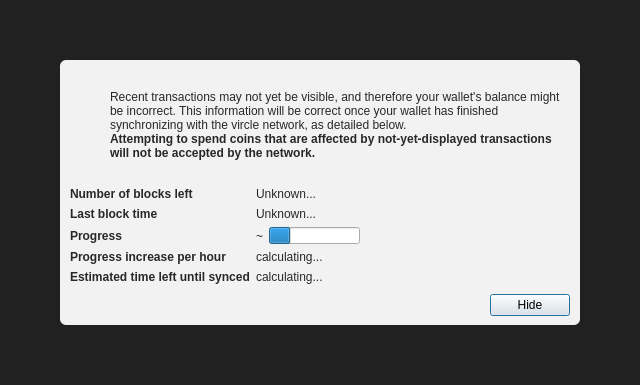
<?xml version="1.0" encoding="UTF-8"?>
<ui version="4.0">
 <class>ModalOverlay</class>
 <widget class="ModalOverlay" name="ModalOverlay">
  <property name="geometry">
   <rect>
    <x>0</x>
    <y>0</y>
    <width>640</width>
    <height>385</height>
   </rect>
  </property>
  <property name="windowTitle">
   <string>Form</string>
  </property>
  <layout class="QVBoxLayout" name="verticalLayout" stretch="0">
   <property name="sizeConstraint">
    <enum>QLayout::SetDefaultConstraint</enum>
   </property>
   <property name="leftMargin">
    <number>0</number>
   </property>
   <property name="topMargin">
    <number>0</number>
   </property>
   <property name="rightMargin">
    <number>0</number>
   </property>
   <property name="bottomMargin">
    <number>0</number>
   </property>
   <item>
    <widget class="QWidget" name="bgWidget" native="true">
     <property name="styleSheet">
      <string notr="true">#bgWidget { background: rgba(0,0,0,220); }</string>
     </property>
     <layout class="QVBoxLayout" name="verticalLayoutMain" stretch="1">
      <property name="leftMargin">
       <number>60</number>
      </property>
      <property name="topMargin">
       <number>60</number>
      </property>
      <property name="rightMargin">
       <number>60</number>
      </property>
      <property name="bottomMargin">
       <number>60</number>
      </property>
      <item>
       <widget class="QWidget" name="contentWidget" native="true">
        <property name="styleSheet">
         <string notr="true">#contentWidget { background: rgba(255,255,255,240); border-radius: 6px; }

QLabel { color: rgb(40,40,40);  }</string>
        </property>
        <layout class="QVBoxLayout" name="verticalLayoutSub" stretch="1,0,0,0">
         <property name="spacing">
          <number>0</number>
         </property>
         <property name="leftMargin">
          <number>10</number>
         </property>
         <property name="topMargin">
          <number>10</number>
         </property>
         <property name="rightMargin">
          <number>10</number>
         </property>
         <property name="bottomMargin">
          <number>10</number>
         </property>
         <item>
          <layout class="QHBoxLayout" name="horizontalLayoutIconText" stretch="0,1">
           <property name="topMargin">
            <number>20</number>
           </property>
           <item>
            <layout class="QVBoxLayout" name="verticalLayoutIcon">
             <property name="leftMargin">
              <number>0</number>
             </property>
             <item>
              <widget class="QPushButton" name="warningIcon">
               <property name="enabled">
                <bool>false</bool>
               </property>
               <property name="text">
                <string/>
               </property>
               <property name="icon">
                <iconset>
                 <normaloff>:/icons/warning</normaloff>
                 <disabledoff>:/icons/warning</disabledoff>:/icons/warning</iconset>
               </property>
               <property name="iconSize">
                <size>
                 <width>48</width>
                 <height>48</height>
                </size>
               </property>
               <property name="flat">
                <bool>true</bool>
               </property>
              </widget>
             </item>
             <item>
              <spacer name="verticalSpacerWarningIcon">
               <property name="orientation">
                <enum>Qt::Vertical</enum>
               </property>
               <property name="sizeHint" stdset="0">
                <size>
                 <width>20</width>
                 <height>40</height>
                </size>
               </property>
              </spacer>
             </item>
            </layout>
           </item>
           <item>
            <layout class="QVBoxLayout" name="verticalLayoutInfoText">
             <property name="leftMargin">
              <number>0</number>
             </property>
             <property name="topMargin">
              <number>0</number>
             </property>
             <item>
              <widget class="QLabel" name="infoText">
               <property name="text">
                <string>Recent transactions may not yet be visible, and therefore your wallet's balance might be incorrect. This information will be correct once your wallet has finished synchronizing with the vircle network, as detailed below.</string>
               </property>
               <property name="textFormat">
                <enum>Qt::RichText</enum>
               </property>
               <property name="wordWrap">
                <bool>true</bool>
               </property>
              </widget>
             </item>
             <item>
              <widget class="QLabel" name="infoTextStrong">
               <property name="font">
                <font>
                 <weight>75</weight>
                 <bold>true</bold>
                </font>
               </property>
               <property name="text">
                <string>Attempting to spend coins that are affected by not-yet-displayed transactions will not be accepted by the network.</string>
               </property>
               <property name="textFormat">
                <enum>Qt::RichText</enum>
               </property>
               <property name="wordWrap">
                <bool>true</bool>
               </property>
              </widget>
             </item>
             <item>
              <spacer name="verticalSpacerInTextSpace">
               <property name="orientation">
                <enum>Qt::Vertical</enum>
               </property>
               <property name="sizeHint" stdset="0">
                <size>
                 <width>20</width>
                 <height>40</height>
                </size>
               </property>
              </spacer>
             </item>
            </layout>
           </item>
          </layout>
         </item>
         <item>
          <spacer name="verticalSpacerAfterText">
           <property name="orientation">
            <enum>Qt::Vertical</enum>
           </property>
           <property name="sizeHint" stdset="0">
            <size>
             <width>20</width>
             <height>40</height>
            </size>
           </property>
          </spacer>
         </item>
         <item>
          <layout class="QFormLayout" name="formLayout">
           <property name="fieldGrowthPolicy">
            <enum>QFormLayout::FieldsStayAtSizeHint</enum>
           </property>
           <property name="horizontalSpacing">
            <number>6</number>
           </property>
           <property name="verticalSpacing">
            <number>6</number>
           </property>
           <property name="topMargin">
            <number>10</number>
           </property>
           <item row="0" column="0">
            <widget class="QLabel" name="labelNumberOfBlocksLeft">
             <property name="font">
              <font>
               <weight>75</weight>
               <bold>true</bold>
              </font>
             </property>
             <property name="text">
              <string>Number of blocks left</string>
             </property>
            </widget>
           </item>
           <item row="0" column="1">
            <widget class="QLabel" name="numberOfBlocksLeft">
             <property name="text">
              <string>Unknown...</string>
             </property>
            </widget>
           </item>
           <item row="1" column="0">
            <widget class="QLabel" name="labelLastBlockTime">
             <property name="font">
              <font>
               <weight>75</weight>
               <bold>true</bold>
              </font>
             </property>
             <property name="text">
              <string>Last block time</string>
             </property>
            </widget>
           </item>
           <item row="1" column="1">
            <widget class="QLabel" name="newestBlockDate">
             <property name="sizePolicy">
              <sizepolicy hsizetype="Maximum" vsizetype="Preferred">
               <horstretch>0</horstretch>
               <verstretch>0</verstretch>
              </sizepolicy>
             </property>
             <property name="text">
              <string>Unknown...</string>
             </property>
            </widget>
           </item>
           <item row="2" column="0">
            <widget class="QLabel" name="labelSyncDone">
             <property name="font">
              <font>
               <weight>75</weight>
               <bold>true</bold>
              </font>
             </property>
             <property name="text">
              <string>Progress</string>
             </property>
            </widget>
           </item>
           <item row="2" column="1">
            <layout class="QHBoxLayout" name="horizontalLayoutSync" stretch="0,1">
             <item>
              <widget class="QLabel" name="percentageProgress">
               <property name="text">
                <string notr="true">~</string>
               </property>
              </widget>
             </item>
             <item>
              <widget class="QProgressBar" name="progressBar">
               <property name="value">
                <number>24</number>
               </property>
               <property name="format">
                <string/>
               </property>
              </widget>
             </item>
            </layout>
           </item>
           <item row="4" column="0">
            <widget class="QLabel" name="labelProgressIncrease">
             <property name="font">
              <font>
               <weight>75</weight>
               <bold>true</bold>
              </font>
             </property>
             <property name="text">
              <string>Progress increase per hour</string>
             </property>
            </widget>
           </item>
           <item row="4" column="1">
            <widget class="QLabel" name="progressIncreasePerH">
             <property name="text">
              <string>calculating...</string>
             </property>
            </widget>
           </item>
           <item row="5" column="0">
            <widget class="QLabel" name="labelEstimatedTimeLeft">
             <property name="font">
              <font>
               <weight>75</weight>
               <bold>true</bold>
              </font>
             </property>
             <property name="text">
              <string>Estimated time left until synced</string>
             </property>
            </widget>
           </item>
           <item row="5" column="1">
            <widget class="QLabel" name="expectedTimeLeft">
             <property name="text">
              <string>calculating...</string>
             </property>
            </widget>
           </item>
          </layout>
         </item>
         <item>
          <layout class="QHBoxLayout" name="horizontalLayoutButtons">
           <property name="leftMargin">
            <number>10</number>
           </property>
           <property name="topMargin">
            <number>10</number>
           </property>
           <item>
            <spacer name="horizontalSpacer">
             <property name="orientation">
              <enum>Qt::Horizontal</enum>
             </property>
             <property name="sizeHint" stdset="0">
              <size>
               <width>40</width>
               <height>20</height>
              </size>
             </property>
            </spacer>
           </item>
           <item>
            <widget class="QPushButton" name="closeButton">
             <property name="text">
              <string>Hide</string>
             </property>
             <property name="focusPolicy">
              <enum>Qt::StrongFocus</enum>
             </property>
             <property name="default">
              <bool>true</bool>
             </property>
            </widget>
           </item>
          </layout>
         </item>
        </layout>
       </widget>
      </item>
     </layout>
    </widget>
   </item>
  </layout>
 </widget>
 <customwidgets>
  <customwidget>
   <class>ModalOverlay</class>
   <extends>QWidget</extends>
   <header>qt/modaloverlay.h</header>
   <container>1</container>
  </customwidget>
 </customwidgets>
 <resources/>
 <connections/>
</ui>
